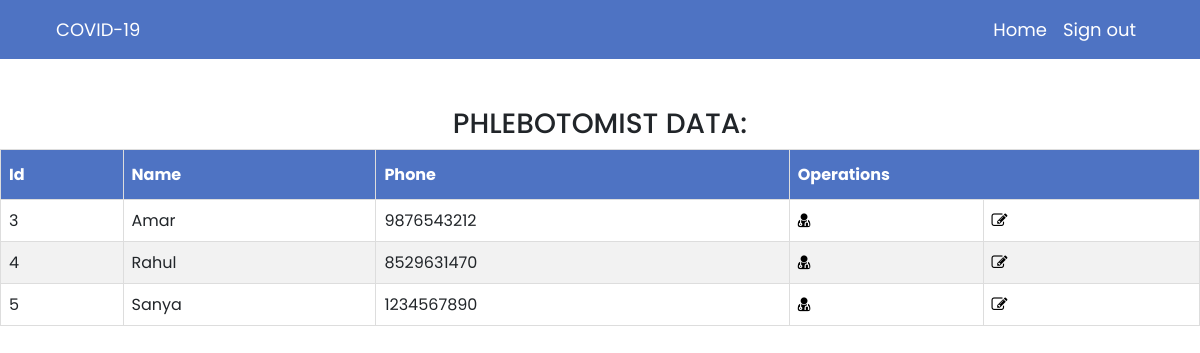
The page /phlebotomist.php on the database its author committed.
### tables this page shows
CREATE TABLE `phlebotomisttbl` (
  `phlebotomistID` int(11) primary key,
  `FullName` varchar(120) DEFAULT NULL,
  `MobileNumber` varchar(100) DEFAULT NULL
);

### phlebotomist.php (the view, shortened to what this page needs)
<html>
    <head>
        <?php include 'link/links.php';?>
    </head>
    <body>
    <nav class = "navbar navbar-expand-sm nav_style p-2">
            <a class = "navbar-brand pl-5" href = "index.php">COVID-19</a>
            <div class = "collapse navbar-collapse pr-5" id = "navbarSupportedContent">
               <ul class = "navbar-nav ml-auto">
                  <li class = "nav-item active">
                     <a class = "nav-link" href = "index2.php">Home
                     </a>
                  </li>
                  <li class = "nav-item">
                     <a class = "nav-link" href = "logout.php">Sign out</a>
                  </li>
               </ul>
            </div>
        </nav>
        <center>
        <div class="main-div">
            <h3 class="text-center text-uppercase mt-5">Phlebotomist Data:</h3>
            <div class="center-div">
                <div class="table-responsive">
                   <table id="customers">
                    <thead>
                    <tr>
                        <th>Id</th>
                        <th>Name</th>
                        <th>Phone</th>
                        <th colspan="2">Operations</th>
                    </tr>
                    </thead>
                    <tbody>
                       <?php
                        include 'connection.php';
                       $selectquery = " SELECT * from phlebotomisttbl";
                       $querys = mysqli_query($con,$selectquery);
                          while($res = mysqli_fetch_array($querys)){
                            ?>
                         <tr>
                         <td><?php echo$res['phlebotomistID'];?></td>
                         <td><?php echo$res['FullName'];?></td>
                         <td><?php echo$res['MobileNumber'];?></td>
                         <td><a href="pheladd.php" data-toggle="tooltip" data-placement="top" title="ADD">
                          <i class='fa fa-user-md'></i></a></td>
                         <td><a href="phleupd.php?updateid='.$id.'" data-toggle="tooltip" data-placement="top" title="UPDATE">
                           <i class='fa fa-edit'></i></a></td>
                         </tr>
                         <?php
                            }
                           ?>
                    </tbody>
                   </table>
                </div>
            </div>
        </div>
                           </center>
    </body>
</html>

### css/styleadmin.php (style rules this page uses)
body { margin:0; padding:0; }

### css/style.php (style rules this page uses)
html { scroll-behavior:smooth; }
* { margin :0; padding: 0; box-sizing : border-box; }
.nav_style { background-color:#4E73C3; }
.nav_style a { color : white; font-size: 18px; }

### phlebotomist.php (style rules this page uses)
html,body { font-family: 'Poppins', sans-serif; }
#customers { font-family: 'Poppins', sans-serif; border-collapse: collapse; width: 100%; }
#customers td, #customers th { border: 1px solid #ddd; padding: 8px; }
#customers tr:nth-child(even) { background-color: #f2f2f2; }
#customers th { padding-top: 12px; padding-bottom: 12px; text-align: left; background-color: #4E73C3; color: white; }
.fa { color:#000; }
.table-responsive { max-width: 1200px; max-height: 450px; overflow: scroll; }
th { position: sticky; top: 0; }

### rows shown on the page
phlebotomisttbl: phlebotomistID "3", FullName "Amar", MobileNumber "9876543212"
phlebotomisttbl: phlebotomistID "4", FullName "Rahul", MobileNumber "8529631470"
phlebotomisttbl: phlebotomistID "5", FullName "Sanya", MobileNumber "1234567890"
